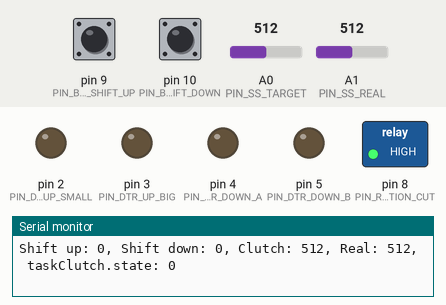
Recording of a sketch running on a simulated Arduino Uno, built with avr-gcc and run on an emulated ATmega328P. On the bench: switched loads named in the sketch (green lamp = pin HIGH), output pins drawn as LEDs (lit = HIGH), the last lines printed to the serial monitor. The test bench sets the inputs (shaded band); at power-on: pin 9 (PIN_BTN_SHIFT_UP) HIGH, A0 (PIN_SS_TARGET) = 512, A1 (PIN_SS_REAL) = 512, pin 10 (PIN_BTN_SHIFT_DOWN) HIGH.

Above: at 1.2 s.
1.3 s: pin 9 (PIN_BTN_SHIFT_UP) pulled LOW for 1 s
At 1.82 s:
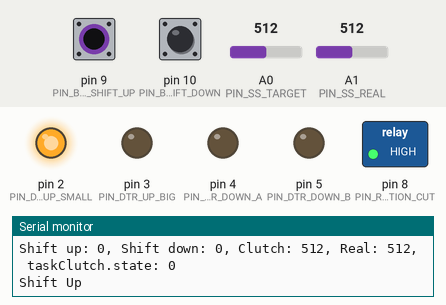
3.8 s: A0 (PIN_SS_TARGET) set to 1010
7.9 s: A1 (PIN_SS_REAL) set to 1010
Timing chart, 0 to 10.9 s (numbered marks = the images above; inputs shaded):
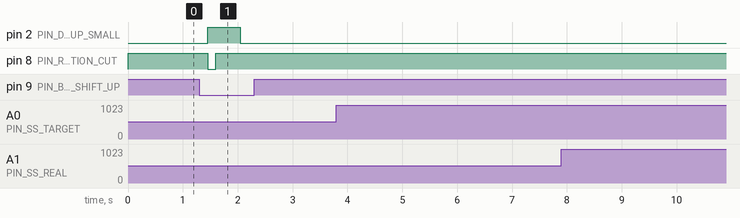

The sketch:

gearbox600.ino
```cpp
/*
 * A-FA 600 GearBox using Arduino Uno
 *
 * JisuSim, ByeongHeeJang, DongHeeLee
 * Ajou University, Suwon, Korea, 2018.
 */

#define TASK_SERIAL
// #define TASK_CLUTCH_POSITION_CONTROL
#define TASK_GEAR_SHIFTING
// #define TASK_LAUNCH_CONTROL

/*
 * Constants
 */
static const int IGNITION_CUT_TIME = 150;
static const int CYLINDER_TIME = 600;

// clutch position control
// DEPRECATED
static const int PIN_DTR_UP_SMALL = 2; // DTR = Darlington Transistor
static const int PIN_DTR_UP_BIG = 3;
static const int PIN_DTR_DOWN_A = 4;
static const int PIN_DTR_DOWN_B = 5;

static const int PIN_SS_TARGET = A0; // SS = Sensor
static const int PIN_SS_REAL = A1;

// gear shifting
static const int PIN_RELAY_SHIFT_UP = 2; // 6;
static const int PIN_RELAY_SHIFT_DOWN = 3; // 7;
static const int PIN_RELAY_INJECTION_CUT = 8;

static const int PIN_BTN_SHIFT_UP = 9;
static const int PIN_BTN_SHIFT_DOWN = 10;

static const int GEAR_SHIFTING_DELAY = 100;

// launch control
static const int PIN_BTN_LAUNCH_CTR = 11;

static const int PIN_SS_RPM = A2;

/*
 * Button states
 */
int btnShiftUpLast = LOW;
int btnShiftDownLast = LOW;
int btnLaunchCtrLast = LOW;

/*
 * Clutch position control
 */
long delayTime = 0;

// PID control
float k_p = 0.025;
float k_i = 0;
float k_d = 1.1;
double integral = 0;

/*
 * Tasks
 */
struct Task {
  int state;
  long time;

  Task(int state = 0, long time = 0) : state(state), time(time) {}
};

Task taskSerial; // serial communication
Task taskClutch; // clutch positioning, clutch position control
Task taskGear; // gear shifting
Task taskLaunch; // launch control

void setup() {
  // init serial communication
  Serial.begin(9600);
  while (!Serial);

  // gear shifting
  pinMode(PIN_RELAY_SHIFT_UP, OUTPUT);
  pinMode(PIN_RELAY_SHIFT_DOWN, OUTPUT);
  pinMode(PIN_RELAY_INJECTION_CUT, OUTPUT);
  digitalWrite(PIN_RELAY_SHIFT_UP, LOW);
  digitalWrite(PIN_RELAY_SHIFT_DOWN, LOW);
  digitalWrite(PIN_RELAY_INJECTION_CUT, HIGH);

  pinMode(PIN_BTN_SHIFT_UP, INPUT_PULLUP);
  pinMode(PIN_BTN_SHIFT_DOWN, INPUT_PULLUP);

  // launch control
  pinMode(PIN_BTN_LAUNCH_CTR, INPUT);

  // clutch position control
  pinMode(PIN_DTR_UP_SMALL, OUTPUT);
  pinMode(PIN_DTR_UP_BIG, OUTPUT);
  pinMode(PIN_DTR_DOWN_A, OUTPUT);
  pinMode(PIN_DTR_DOWN_B, OUTPUT);

  //digitalWrite(PIN_RELAY_INJECTION_CUT, LOW);
}

void loop() {
  runTaskSerial();
  runTaskClutchPositionControl();
  runTaskGearShifting();
  runTaskLaunchControl();
}

void runTaskSerial() {
#ifdef TASK_SERIAL
  if (taskSerial.state == 0) {
    Serial.print("Shift up: ");
    Serial.print(!digitalRead(PIN_BTN_SHIFT_UP));
    Serial.print(", Shift down: ");
    Serial.print(!digitalRead(PIN_BTN_SHIFT_DOWN));
    Serial.print(", Clutch: ");
    Serial.print(analogRead(PIN_SS_TARGET));
    Serial.print(", Real: ");
    Serial.print(analogRead(PIN_SS_REAL));
    Serial.print(", taskClutch.state: ");
    Serial.print(taskGear.state);
    Serial.println();

    taskSerial.state++;
    taskSerial.time = millis();
  } else if (taskSerial.state == 1) {
    if (millis() - taskSerial.time >= 1000) {
      taskSerial.state = 0;
    }
  }
#else
  /* nothing */
#endif
}

void runTaskClutchPositionControl() {
#ifdef TASK_CLUTCH_POSITION_CONTROL
  if (taskClutch.state == 0) {
    long curTime = millis();
    long elapsed = curTime - taskClutch.time;

    double target = analogRead(PIN_SS_TARGET);
    double real = analogRead(PIN_SS_REAL) / 365.0 * 1024.0;
    double delta = target - real;

    /*
    if (abs(delta) < 50) {
      delta = 0;
    }
     */

    integral += delta * elapsed / 100000.0;

    double amount = k_p * delta + k_i * integral + k_d * (delta / elapsed);
    delayTime = min(max(abs(amount), 11), 40);

    if (abs(delta) > 20) {
      if (amount > 0) {// upward
        if (abs(delta) > 200) {
          digitalWrite(PIN_DTR_UP_BIG, HIGH);
          taskClutch.state = 1000;
          taskClutch.time = millis();
        } else {
          digitalWrite(PIN_DTR_UP_SMALL, HIGH);
          taskClutch.state = 1100;
          taskClutch.time = millis();
        }
      } else {// downward
        digitalWrite(PIN_DTR_DOWN_A, HIGH);
        taskClutch.state = 2000;
        taskClutch.time = millis();
      }
    }
  } else if (taskClutch.state == 1000) { // up big
    long cur = millis();
    if (cur - taskClutch.time >= delayTime) {
      Serial.println("Up big next 1");
      digitalWrite(PIN_DTR_UP_BIG, LOW);
      taskClutch.state++;
      taskClutch.time = cur;
    }
  } else if(taskClutch.state == 1001) {
    if (millis() - taskClutch.time >= 100 - delayTime) {
      taskClutch.state = 0;
    }
  } else if (taskClutch.state == 1100) { // up small
    long cur = millis();
    if (cur - taskClutch.time >= delayTime) {
      digitalWrite(PIN_DTR_UP_SMALL, LOW);
      taskClutch.state++;
      taskClutch.time = cur;
    }
  } else if (taskClutch.state == 1101) {
    if (millis() - taskClutch.time >= 100 - delayTime) {
      taskClutch.state = 0;
    }
  } else if (taskClutch.state == 2000) { // down
    long cur = millis();
    if (cur - taskClutch.time >= delayTime) {
      digitalWrite(PIN_DTR_DOWN_A, LOW);
      taskClutch.state++;
      taskClutch.time = cur;
    }
  } else if (taskClutch.state == 2001) {
    long cur = millis();
    if (cur - taskClutch.time >= 100 - delayTime) {
      digitalWrite(PIN_DTR_DOWN_B, HIGH);
      taskClutch.state++;
      taskClutch.time = cur;
    }
  } else if (taskClutch.state == 2002) {
    long cur = millis();
    if (cur - taskClutch.time >= delayTime) {
      digitalWrite(PIN_DTR_DOWN_B, LOW);
      taskClutch.state++;
      taskClutch.time = cur;
    }
  } else if (taskClutch.state == 2003) {
    if (millis() - taskClutch.time >= 100 - delayTime) {
      taskClutch.state = 0;
    }
  }
#else
  /* nothing */
#endif
}

void runTaskGearShifting() {
#ifdef TASK_GEAR_SHIFTING
  int btnShiftUp, btnShiftDown;
  btnShiftUp = !digitalRead(PIN_BTN_SHIFT_UP); // pull up
  btnShiftDown = !digitalRead(PIN_BTN_SHIFT_DOWN); // pull up
  if (taskGear.state == 0) {
    if (!btnShiftUp || !btnShiftDown) {
      if (btnShiftUp) { // shift up
        taskGear.time = millis();
        taskGear.state = 1000;
      } else if (btnShiftDown) { // shift down
        taskGear.time = millis();
        taskGear.state = 2000;
      }
    }
  } else if (taskGear.state == 1000) { // check shift up signal
    long cur = millis();
    if (cur - taskGear.time >= 150) {
      if (btnShiftUp) {
        Serial.println("Shift Up");
        digitalWrite(PIN_RELAY_INJECTION_CUT, LOW);
        digitalWrite(PIN_RELAY_SHIFT_UP, HIGH); // relay -> DTR 로 바꿈. low, high 반대
        taskGear.state = 100;
        taskGear.time = cur;
      } else {
        taskGear.state = 0;
      }
    }
  } else if (taskGear.state == 2000) { // check shift down signal
    long cur = millis();
    if (cur - taskGear.time >= 150) {
      if (btnShiftDown) {
        Serial.println("Shift Down");
        digitalWrite(PIN_RELAY_SHIFT_DOWN, HIGH);
        taskGear.state = 200;
        taskGear.time = cur;
      } else {
        taskGear.state = 0;
      }
    }
  } else if (taskGear.state == 100) { // shift up
    long cur = millis();
    if (cur - taskGear.time >= IGNITION_CUT_TIME) {
      digitalWrite(PIN_RELAY_INJECTION_CUT, HIGH);
      taskGear.time = cur;
      taskGear.state++;
    }
  } else if (taskGear.state == 101) {
    if (millis() - taskGear.time >= CYLINDER_TIME - IGNITION_CUT_TIME) { // 릴레이 50 + 550 = 600ms
      digitalWrite(PIN_RELAY_SHIFT_UP, LOW);
      taskGear.state++;
    }
  } else if (taskGear.state == 102) {
    if (!btnShiftUp) {
      taskGear.state++;
      taskGear.time = millis();
    }
  } else if (taskGear.state == 104) {
    if (millis() - taskGear.time >= GEAR_SHIFTING_DELAY) {
      taskGear.state = 0;
    }
  } else if (taskGear.state == 200) { // shift down
    if (millis() - taskGear.time >= CYLINDER_TIME) { // DTR 600ms
      digitalWrite(PIN_RELAY_SHIFT_DOWN, LOW);
      taskGear.state++;
    }
  } else if (taskGear.state == 201) {
    if (!btnShiftDown) {
      taskGear.time = millis();
      taskGear.state++;
    }

  } else if (taskGear.state == 202) {
    if (millis() - taskGear.time >= GEAR_SHIFTING_DELAY) {
      taskGear.state = 0;
    }
  }
  btnShiftUpLast = btnShiftUp;
  btnShiftDownLast = btnShiftDown;
#else
  /* nothing */
#endif
}

void runTaskLaunchControl() {
#ifdef TASK_LAUNCH_CONTROL
  int btnLaunchCtr = digitalRead(PIN_BTN_LAUNCH_CTR);
  if (taskLaunch.state == 0) {
    if (btnLaunchCtr) {

    }
  }
  btnLaunchCtrLast = btnLaunchCtr;
#else
  /* nothing */
#endif
}
```

Measured:
- after the input at 1.3 s, pin 2 (PIN_DTR_UP_SMALL): LOW → HIGH after 0.15 s, → LOW 0.60 s later; pin 8 (PIN_RELAY_INJECTION_CUT): HIGH → LOW after 0.15 s, → HIGH 0.15 s later
